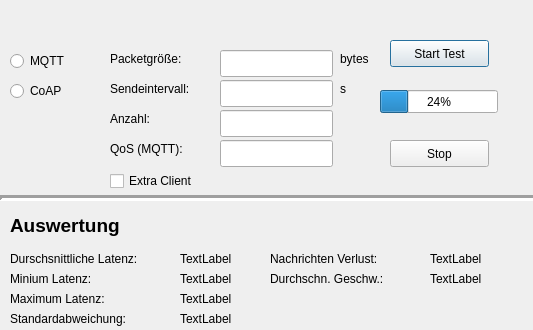
<?xml version="1.0" encoding="UTF-8"?>
<ui version="4.0">
 <class>Dialog</class>
 <widget class="QDialog" name="Dialog">
  <property name="geometry">
   <rect>
    <x>0</x>
    <y>0</y>
    <width>533</width>
    <height>330</height>
   </rect>
  </property>
  <property name="windowTitle">
   <string>Dialog</string>
  </property>
  <widget class="QPushButton" name="startButton">
   <property name="geometry">
    <rect>
     <x>390</x>
     <y>40</y>
     <width>99</width>
     <height>27</height>
    </rect>
   </property>
   <property name="text">
    <string>Start Test</string>
   </property>
  </widget>
  <widget class="QProgressBar" name="progressBar">
   <property name="geometry">
    <rect>
     <x>380</x>
     <y>90</y>
     <width>118</width>
     <height>23</height>
    </rect>
   </property>
   <property name="value">
    <number>24</number>
   </property>
  </widget>
  <widget class="QPushButton" name="stopButton">
   <property name="geometry">
    <rect>
     <x>390</x>
     <y>140</y>
     <width>99</width>
     <height>27</height>
    </rect>
   </property>
   <property name="text">
    <string>Stop</string>
   </property>
  </widget>
  <widget class="QRadioButton" name="mqttButton">
   <property name="geometry">
    <rect>
     <x>10</x>
     <y>50</y>
     <width>117</width>
     <height>22</height>
    </rect>
   </property>
   <property name="text">
    <string>MQTT</string>
   </property>
  </widget>
  <widget class="QRadioButton" name="coapButton">
   <property name="geometry">
    <rect>
     <x>10</x>
     <y>80</y>
     <width>117</width>
     <height>22</height>
    </rect>
   </property>
   <property name="text">
    <string>CoAP</string>
   </property>
  </widget>
  <widget class="QLabel" name="pingLabel">
   <property name="geometry">
    <rect>
     <x>180</x>
     <y>250</y>
     <width>67</width>
     <height>17</height>
    </rect>
   </property>
   <property name="text">
    <string>TextLabel</string>
   </property>
  </widget>
  <widget class="QLineEdit" name="lineEdit">
   <property name="geometry">
    <rect>
     <x>220</x>
     <y>50</y>
     <width>113</width>
     <height>27</height>
    </rect>
   </property>
  </widget>
  <widget class="QLineEdit" name="lineEdit_2">
   <property name="geometry">
    <rect>
     <x>220</x>
     <y>80</y>
     <width>113</width>
     <height>27</height>
    </rect>
   </property>
  </widget>
  <widget class="QLineEdit" name="lineEdit_3">
   <property name="geometry">
    <rect>
     <x>220</x>
     <y>110</y>
     <width>113</width>
     <height>27</height>
    </rect>
   </property>
  </widget>
  <widget class="QLineEdit" name="lineEdit_4">
   <property name="geometry">
    <rect>
     <x>220</x>
     <y>140</y>
     <width>113</width>
     <height>27</height>
    </rect>
   </property>
  </widget>
  <widget class="QLabel" name="label_1">
   <property name="geometry">
    <rect>
     <x>110</x>
     <y>50</y>
     <width>91</width>
     <height>17</height>
    </rect>
   </property>
   <property name="text">
    <string>Packetgröße:</string>
   </property>
  </widget>
  <widget class="QLabel" name="label_2">
   <property name="geometry">
    <rect>
     <x>110</x>
     <y>80</y>
     <width>111</width>
     <height>17</height>
    </rect>
   </property>
   <property name="text">
    <string>Sendeintervall:</string>
   </property>
  </widget>
  <widget class="QLabel" name="label_3">
   <property name="geometry">
    <rect>
     <x>110</x>
     <y>110</y>
     <width>91</width>
     <height>17</height>
    </rect>
   </property>
   <property name="text">
    <string>Anzahl:</string>
   </property>
  </widget>
  <widget class="QLabel" name="label_4">
   <property name="geometry">
    <rect>
     <x>110</x>
     <y>140</y>
     <width>91</width>
     <height>17</height>
    </rect>
   </property>
   <property name="text">
    <string>QoS (MQTT):</string>
   </property>
  </widget>
  <widget class="QLabel" name="label_5">
   <property name="geometry">
    <rect>
     <x>340</x>
     <y>50</y>
     <width>41</width>
     <height>17</height>
    </rect>
   </property>
   <property name="text">
    <string>bytes</string>
   </property>
  </widget>
  <widget class="QLabel" name="label_6">
   <property name="geometry">
    <rect>
     <x>340</x>
     <y>80</y>
     <width>16</width>
     <height>17</height>
    </rect>
   </property>
   <property name="text">
    <string>s</string>
   </property>
  </widget>
  <widget class="QLabel" name="label">
   <property name="geometry">
    <rect>
     <x>10</x>
     <y>210</y>
     <width>131</width>
     <height>31</height>
    </rect>
   </property>
   <property name="font">
    <font>
     <pointsize>14</pointsize>
     <weight>75</weight>
     <bold>true</bold>
    </font>
   </property>
   <property name="text">
    <string>Auswertung</string>
   </property>
  </widget>
  <widget class="Line" name="line">
   <property name="geometry">
    <rect>
     <x>0</x>
     <y>190</y>
     <width>541</width>
     <height>16</height>
    </rect>
   </property>
   <property name="frameShadow">
    <enum>QFrame::Sunken</enum>
   </property>
   <property name="lineWidth">
    <number>3</number>
   </property>
   <property name="orientation">
    <enum>Qt::Horizontal</enum>
   </property>
  </widget>
  <widget class="QLabel" name="label_7">
   <property name="geometry">
    <rect>
     <x>10</x>
     <y>250</y>
     <width>171</width>
     <height>17</height>
    </rect>
   </property>
   <property name="text">
    <string>Durschsnittliche Latenz:</string>
   </property>
  </widget>
  <widget class="QLabel" name="label_8">
   <property name="geometry">
    <rect>
     <x>270</x>
     <y>250</y>
     <width>171</width>
     <height>17</height>
    </rect>
   </property>
   <property name="text">
    <string>Nachrichten Verlust:</string>
   </property>
  </widget>
  <widget class="QLabel" name="msg_lostLabel">
   <property name="geometry">
    <rect>
     <x>430</x>
     <y>250</y>
     <width>67</width>
     <height>17</height>
    </rect>
   </property>
   <property name="text">
    <string>TextLabel</string>
   </property>
  </widget>
  <widget class="QLabel" name="label_9">
   <property name="geometry">
    <rect>
     <x>10</x>
     <y>270</y>
     <width>171</width>
     <height>17</height>
    </rect>
   </property>
   <property name="text">
    <string>Minium Latenz:</string>
   </property>
  </widget>
  <widget class="QLabel" name="label_10">
   <property name="geometry">
    <rect>
     <x>10</x>
     <y>290</y>
     <width>171</width>
     <height>17</height>
    </rect>
   </property>
   <property name="text">
    <string>Maximum Latenz:</string>
   </property>
  </widget>
  <widget class="QLabel" name="label_11">
   <property name="geometry">
    <rect>
     <x>10</x>
     <y>310</y>
     <width>171</width>
     <height>17</height>
    </rect>
   </property>
   <property name="text">
    <string>Standardabweichung:</string>
   </property>
  </widget>
  <widget class="QLabel" name="minLabel">
   <property name="geometry">
    <rect>
     <x>180</x>
     <y>270</y>
     <width>67</width>
     <height>17</height>
    </rect>
   </property>
   <property name="text">
    <string>TextLabel</string>
   </property>
  </widget>
  <widget class="QLabel" name="maxLabel">
   <property name="geometry">
    <rect>
     <x>180</x>
     <y>290</y>
     <width>67</width>
     <height>17</height>
    </rect>
   </property>
   <property name="text">
    <string>TextLabel</string>
   </property>
  </widget>
  <widget class="QLabel" name="standardLabel">
   <property name="geometry">
    <rect>
     <x>180</x>
     <y>310</y>
     <width>67</width>
     <height>17</height>
    </rect>
   </property>
   <property name="text">
    <string>TextLabel</string>
   </property>
  </widget>
  <widget class="QCheckBox" name="extra_clientCheckBox">
   <property name="geometry">
    <rect>
     <x>110</x>
     <y>170</y>
     <width>111</width>
     <height>22</height>
    </rect>
   </property>
   <property name="text">
    <string>Extra Client</string>
   </property>
  </widget>
  <widget class="QLabel" name="label_12">
   <property name="geometry">
    <rect>
     <x>270</x>
     <y>270</y>
     <width>191</width>
     <height>17</height>
    </rect>
   </property>
   <property name="text">
    <string>Durchschn. Geschw.:</string>
   </property>
  </widget>
  <widget class="QLabel" name="speedLabel">
   <property name="geometry">
    <rect>
     <x>430</x>
     <y>270</y>
     <width>91</width>
     <height>17</height>
    </rect>
   </property>
   <property name="text">
    <string>TextLabel</string>
   </property>
  </widget>
 </widget>
 <resources/>
 <connections/>
</ui>
